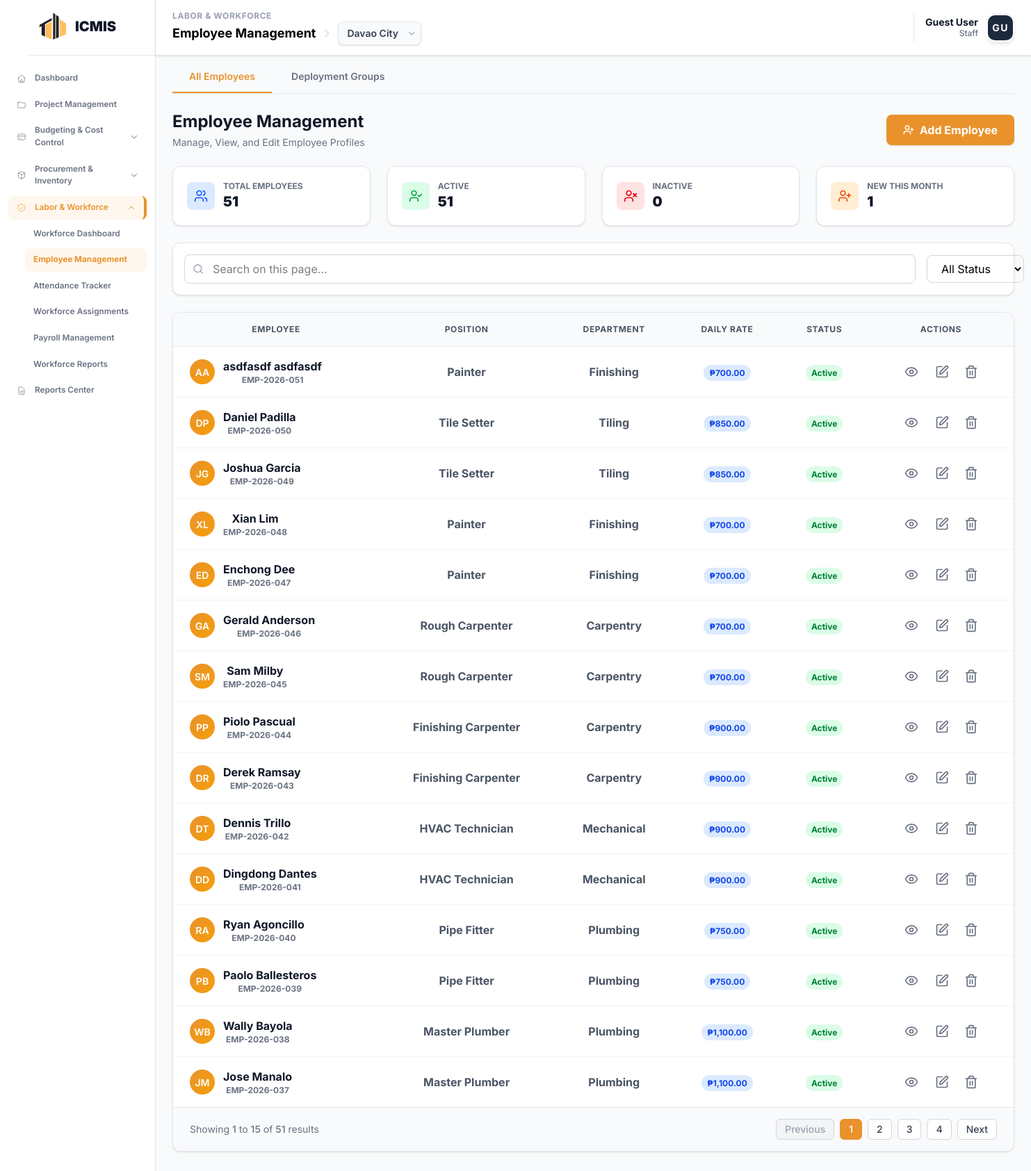
The page /modules/workforce/employees.php on the database its author committed.
### tables this page shows
CREATE TABLE `workforce_employees` (
  `employee_id` int NOT NULL,
  `employee_code` varchar(20) NOT NULL,
  `user_id` int DEFAULT NULL,
  `job_title_id` int DEFAULT NULL,
  `employment_type` varchar(50) DEFAULT 'Full-time',
  `payment_type` varchar(50) DEFAULT 'Monthly',
  `daily_rate` decimal(10,2) DEFAULT '0.00',
  `monthly_salary` decimal(15,2) DEFAULT '0.00',
  `bank_name` varchar(100) DEFAULT NULL,
  `bank_account` varchar(50) DEFAULT NULL,
  `emergency_contact_name` varchar(100) DEFAULT NULL,
  `emergency_contact_phone` varchar(20) DEFAULT NULL,
  `supervisor_id` int DEFAULT NULL,
  `notes` text,
  `first_name` varchar(50) NOT NULL,
  `last_name` varchar(50) NOT NULL,
  `suffix` varchar(10) DEFAULT NULL,
  `gender` enum('Male','Female','Other','Prefer not to say') DEFAULT NULL,
  `birthday` date DEFAULT NULL,
  `email` varchar(100) DEFAULT NULL,
  `phone` varchar(20) DEFAULT NULL,
  `address` text,
  `status` enum('Active','Inactive','Terminated') DEFAULT 'Active',
  `hire_date` date DEFAULT NULL
);

CREATE TABLE `workforce_job_titles` (
  `job_title_id` int NOT NULL,
  `title_name` varchar(100) NOT NULL,
  `department` varchar(50) DEFAULT NULL,
  `description` text,
  `default_daily_rate` decimal(10,2) DEFAULT NULL,
  `default_monthly_salary` decimal(15,2) DEFAULT NULL,
  `is_active` tinyint(1) DEFAULT '1',
  `created_at` timestamp NULL DEFAULT CURRENT_TIMESTAMP,
  `updated_at` timestamp NULL DEFAULT CURRENT_TIMESTAMP ON UPDATE CURRENT_TIMESTAMP
);

### modules/workforce/employees.php (the view, shortened to what the rows shown need)
<?php
include __DIR__ . '/api/job_titles_include.php';
$limit = 15;
$page = isset($_GET['page']) && is_numeric($_GET['page']) ? (int)$_GET['page'] : 1;
$offset = ($page - 1) * $limit;
function fetchEmployees($conn, $limit, $offset) {
    $employees = [];
    $sql = "SELECT e.*, jt.title_name as job_title, jt.department, jt.default_daily_rate
            FROM workforce_employees e
            LEFT JOIN workforce_job_titles jt ON e.job_title_id = jt.job_title_id
            ORDER BY e.employee_id DESC
            LIMIT $limit OFFSET $offset";
    $result = $conn->query($sql);
    if ($result && $result->num_rows > 0) {
        while ($row = $result->fetch_assoc()) {
            $employees[] = $row;
        }
    }
    return $employees;
}
    ?>
    <?php endif;
$employees = fetchEmployees($conn, $limit, $offset);
?>
<!DOCTYPE html>
<html lang="en">
<head>
    <?php include __DIR__ . '/../../includes/head_assetsv2.php'; ?>
</head>
<body class="bg-gray-50">
    <?php
        include __DIR__ . '/../../includes/sidebar.php';
    ?>
    <main class="ml-56 mt-16 p-6 transition-all duration-300 animate-fade-in">
        <div class="max-w-7xl mx-auto">
            <div class="flex items-center justify-between mb-6">
                <div>
                    <h1 class="text-2xl text-gray-900 font-bold">Employee Management</h1>
                </div>
            </div>
            <div id="content-employees" class="tab-content">
                <div class="bg-white rounded-xl border border-gray-200 shadow-sm overflow-hidden mb-6">
                    <table class="w-full">
                        <thead class="bg-gray-50 border-b border-gray-200">
                            <tr>
                                <th class="text-center px-6 py-4 text-xs font-bold text-gray-600 uppercase tracking-wider">Employee</th>
                                <th class="text-center px-6 py-4 text-xs font-bold text-gray-600 uppercase tracking-wider">Position</th>
                                <th class="text-center px-6 py-4 text-xs font-bold text-gray-600 uppercase tracking-wider">Department</th>
                                <th class="text-center px-6 py-4 text-xs font-bold text-gray-600 uppercase tracking-wider">Daily Rate</th>
                                <th class="text-center px-6 py-4 text-xs font-bold text-gray-600 uppercase tracking-wider">Status</th>
                                <th class="text-center px-6 py-4 text-xs font-bold text-gray-600 uppercase tracking-wider">Actions</th>
                            </tr>
                        </thead>
                        <tbody id="employeesTableBody" class="divide-y divide-gray-100">
                            <?php if (count($employees) > 0): ?>
                                <?php foreach ($employees as $emp):
                                    $initials = strtoupper(substr($emp['first_name'], 0, 1) . substr($emp['last_name'], 0, 1));
                                    $statusClass = match(strtolower($emp['status'])) {
                                        'active' => 'bg-green-100 text-green-700',
                                        'inactive' => 'bg-red-100 text-red-700',
                                        'terminated' => 'bg-gray-100 text-gray-700',
                                        default => 'bg-gray-100 text-gray-700'
                                    };
                                ?>
                                <tr class="hover:bg-gray-50 transition-colors employee-row text-center"
                                    data-name="<?php echo strtolower($emp['first_name'] . ' ' . $emp['last_name']); ?>"
                                    data-status="<?php echo $emp['status']; ?>">
                                    <td class="px-6 py-4">
                                        <div class="flex items-center gap-3">
                                            <div class="employee-avatar"><?php echo $initials; ?></div>
                                            <div>
                                                <p class="font-bold text-gray-900"><?php echo htmlspecialchars($emp['first_name'] . ' ' . $emp['last_name']); ?></p>
                                                <p class="font-bold text-xs text-gray-500"><?php echo htmlspecialchars($emp['employee_code']); ?></p>
                                            </div>
                                        </div>
                                    </td>
                                    <td class="px-6 py-4 text-gray-600 font-bold"><?php echo htmlspecialchars($emp['job_title'] ?? 'N/A'); ?></td>
                                    <td class="px-6 py-4 text-gray-600 font-bold"><?php echo htmlspecialchars($emp['department'] ?? 'General'); ?></td>
                                    <td class="px-6 py-4">
                                        <span class="px-2 py-1 rounded-full text-xs font-bold bg-blue-100 text-blue-700">
                                            ₱<?php echo number_format($emp['default_daily_rate'] ?? 0, 2); ?>
                                        </span>
                                    </td>
                                    <td class="px-6 py-4">
                                        <span class="px-2 py-1 rounded-full text-xs font-bold <?php echo $statusClass; ?>">
                                            <?php echo htmlspecialchars($emp['status']); ?>
                                        </span>
                                    </td>
                                    <td class="px-6 py-4">
                                        <div class="flex items-center justify-center gap-2">
                                            <button onclick="viewEmployee(<?php echo $emp['employee_id']; ?>)" class="text-gray-500 p-2 rounded-lg hover:text-blue-600 transition-colors duration-200" title="View Details">
                                                <i data-lucide="eye" class="w-5 h-5"></i>
                                            </button>
                                            <button onclick="openEditModal(<?php echo $emp['employee_id']; ?>)"  class="text-gray-500 p-2 rounded-lg hover:text-green-600 transition-colors duration-200" title="Edit">
                                                <i data-lucide="edit" class="w-5 h-5"></i>
                                            </button>
                                            <button onclick="openDeleteModal(<?php echo $emp['employee_id']; ?>)" class="p-1.5 text-gray-500 hover:text-red-600 hover:bg-red-50 rounded-md transition-colors" title="Delete">
                                                <i data-lucide="trash-2" class="w-5 h-5"></i>
                                            </button>
                                        </div>
                                    </td>
                                </tr>
                                <?php endforeach; ?>
                            <?php endif; ?>
                        </tbody>
                    </table>
                </div>
            </div>
        </div>
    </main>
</body>
</html>

### rows shown on the page
workforce_employees: initials "AA", first_name+last_name "asdfasdf asdfasdf", employee_code "EMP-2026-051", job_title.title_name "Painter", job_title.department "Finishing", job_title.default_daily_rate "700.00", status "Active"
workforce_employees: initials "DP", first_name+last_name "Daniel Padilla", employee_code "EMP-2026-050", job_title.title_name "Tile Setter", job_title.department "Tiling", job_title.default_daily_rate "850.00", status "Active"
workforce_employees: initials "JG", first_name+last_name "Joshua Garcia", employee_code "EMP-2026-049", job_title.title_name "Tile Setter", job_title.department "Tiling", job_title.default_daily_rate "850.00", status "Active"
workforce_employees: initials "XL", first_name+last_name "Xian Lim", employee_code "EMP-2026-048", job_title.title_name "Painter", job_title.department "Finishing", job_title.default_daily_rate "700.00", status "Active"
workforce_employees: initials "ED", first_name+last_name "Enchong Dee", employee_code "EMP-2026-047", job_title.title_name "Painter", job_title.department "Finishing", job_title.default_daily_rate "700.00", status "Active"
workforce_employees: initials "GA", first_name+last_name "Gerald Anderson", employee_code "EMP-2026-046", job_title.title_name "Rough Carpenter", job_title.department "Carpentry", job_title.default_daily_rate "700.00", status "Active"
workforce_employees: initials "SM", first_name+last_name "Sam Milby", employee_code "EMP-2026-045", job_title.title_name "Rough Carpenter", job_title.department "Carpentry", job_title.default_daily_rate "700.00", status "Active"
workforce_employees: initials "PP", first_name+last_name "Piolo Pascual", employee_code "EMP-2026-044", job_title.title_name "Finishing Carpenter", job_title.department "Carpentry", job_title.default_daily_rate "900.00", status "Active"
workforce_employees: initials "DR", first_name+last_name "Derek Ramsay", employee_code "EMP-2026-043", job_title.title_name "Finishing Carpenter", job_title.department "Carpentry", job_title.default_daily_rate "900.00", status "Active"
workforce_employees: initials "DT", first_name+last_name "Dennis Trillo", employee_code "EMP-2026-042", job_title.title_name "HVAC Technician", job_title.department "Mechanical", job_title.default_daily_rate "900.00", status "Active"
workforce_employees: initials "DD", first_name+last_name "Dingdong Dantes", employee_code "EMP-2026-041", job_title.title_name "HVAC Technician", job_title.department "Mechanical", job_title.default_daily_rate "900.00", status "Active"
workforce_employees: initials "RA", first_name+last_name "Ryan Agoncillo", employee_code "EMP-2026-040", job_title.title_name "Pipe Fitter", job_title.department "Plumbing", job_title.default_daily_rate "750.00", status "Active"
workforce_employees: initials "PB", first_name+last_name "Paolo Ballesteros", employee_code "EMP-2026-039", job_title.title_name "Pipe Fitter", job_title.department "Plumbing", job_title.default_daily_rate "750.00", status "Active"
workforce_employees: initials "WB", first_name+last_name "Wally Bayola", employee_code "EMP-2026-038", job_title.title_name "Master Plumber", job_title.department "Plumbing", job_title.default_daily_rate "1,100.00", status "Active"
workforce_employees: initials "JM", first_name+last_name "Jose Manalo", employee_code "EMP-2026-037", job_title.title_name "Master Plumber", job_title.department "Plumbing", job_title.default_daily_rate "1,100.00", status "Active"

### other values the page prints
$pageSection "LABOR & WORKFORCE"
$pageTitle "Employee Management"
$userName "Guest User"
$userRole "Staff"
$userInitials "GU"
$stats['total'] "51"
$stats['active'] "51"
$stats['inactive'] "0"
$stats['new_this_month'] "1"
$offset + 1 "1"
min($offset + $limit, $total_rows) "15"
$total_rows "51"
form field value "Davao City"
